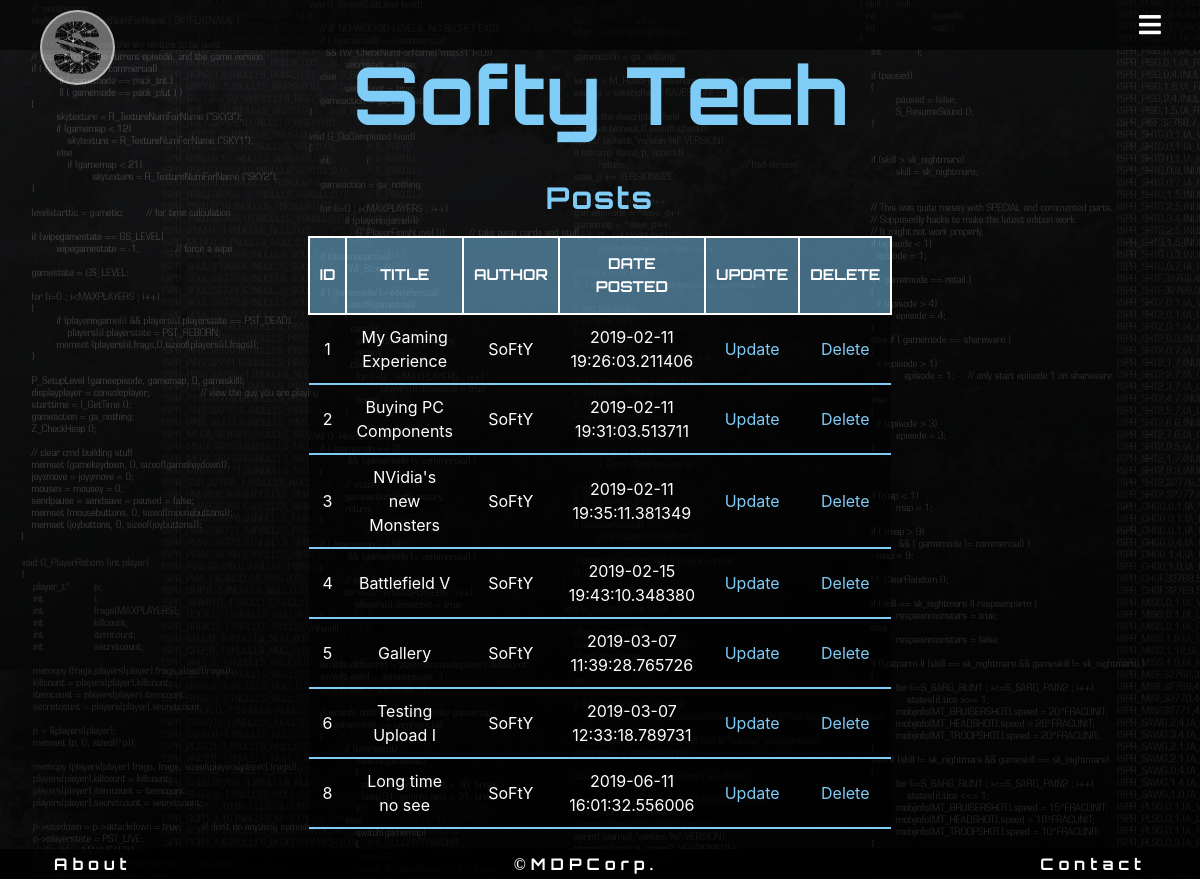
Page /admin (signed in) on the earlier database version.
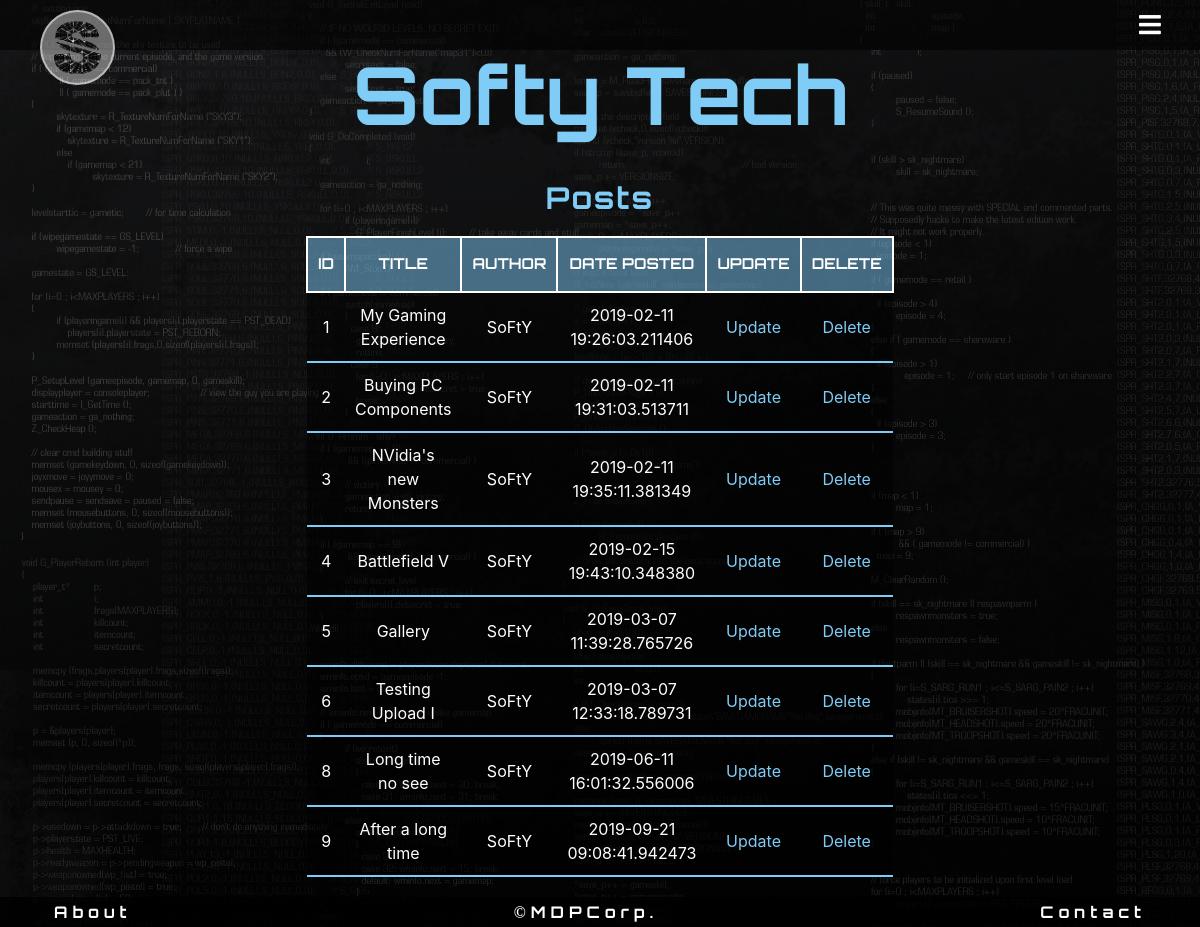
Same page on the later database version.
### flaskblog/models.py (models this page shows, shortened)
class Post(db.Model):
    __searchable__ = ['title', 'content']
    id = db.Column(db.Integer, primary_key=True)
    title = db.Column(db.String(30), nullable=False)
    subtitle = db.Column(db.String(30), nullable=False)
    description = db.Column(db.Text, nullable=False)
    slug = db.Column(db.String(30), nullable=False)
    headImg = db.Column(db.String(50), nullable=False, default='default.jpg')
    category = db.Column(db.String(), nullable=False)
    language = db.Column(db.String(), nullable=False)
    author = db.Column(db.String(30), nullable=False)
    date_posted = db.Column(db.DateTime, nullable=False, default=datetime.utcnow)
    content = db.Column(db.Text, nullable=False)
    comments = db.relationship('Comment', backref = 'post', lazy= 'dynamic')

### flaskblog/users/routes.py (the view)
@users.route("/admin")
@login_required
@roles_required('Admin')
def admin():
    users = User.query.all()
    posts = Post.query.all()
    return render_template('admin_home.html', users=users, posts=posts)

### flaskblog/templates/admin_Home.html
{% extends "admin_Base.html" %}
{% block content %}
<h2>Posts</h2>
<table>
    <tr>
        <th>ID</th>
        <th>Title</th>
        <th>Author</th>
        <th>Date Posted</th>
        <th>Update</th>
        <th>Delete</th>
    </tr>
    {% for post in posts %}
    <tr>
        <td>{{post.id}}</td>
        <td>{{post.title}}</td>
        <td>{{post.author}}</td>
        <td>{{post.date_posted}}</td>
        <td><a href="{{ url_for('posts.update_post', post_id=post.id) }}">Update</a></td>
        <td><a href="{{ url_for('posts.delete_post', post_id=post.id) }}">Delete</a></td>
    </tr>
    {% endfor %}
</table>
{% endblock %}

Differences in the rows shown:
added Post: id "9", title "After a long time", author "SoFtY", date_posted "2019-09-21 09:08:41.942473"
